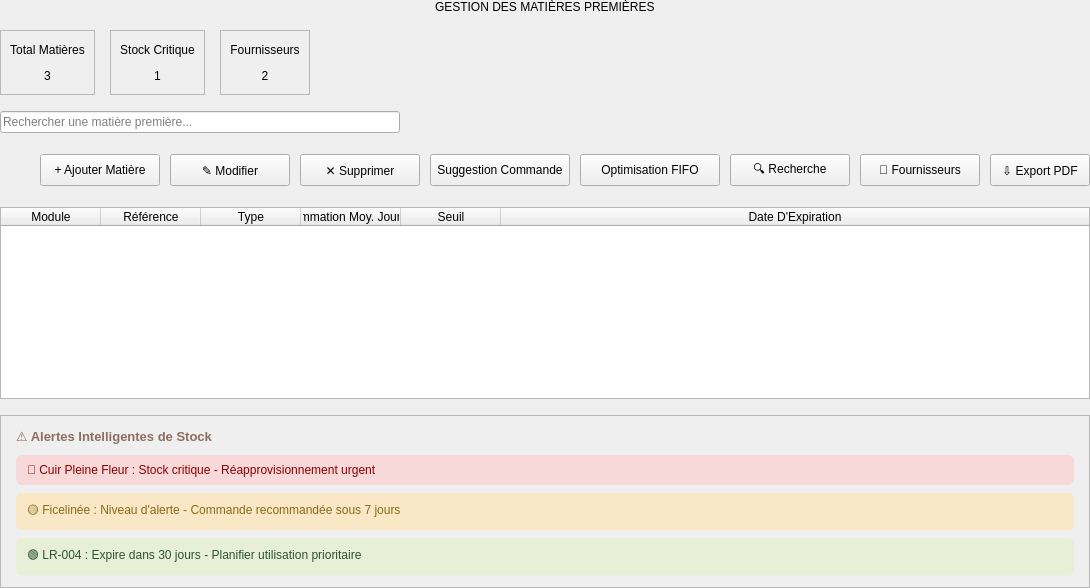
            <widget class="QWidget" name="rawMaterialsPage">
             <layout class="QVBoxLayout" name="verticalLayout_9">
              <property name="spacing">
               <number>16</number>
              </property>
              <property name="leftMargin">
               <number>0</number>
              </property>
              <property name="topMargin">
               <number>0</number>
              </property>
              <property name="rightMargin">
               <number>0</number>
              </property>
              <property name="bottomMargin">
               <number>0</number>
              </property>
              <item alignment="Qt::AlignmentFlag::AlignHCenter">
               <widget class="QLabel" name="matiereTitle">
                <property name="text">
                 <string>GESTION DES MATIÈRES PREMIÈRES</string>
                </property>
               </widget>
              </item>
              <item>
               <widget class="QWidget" name="statsContainerMatiere" native="true">
                <property name="minimumSize">
                 <size>
                  <width>0</width>
                  <height>65</height>
                 </size>
                </property>
                <property name="maximumSize">
                 <size>
                  <width>16777215</width>
                  <height>65</height>
                 </size>
                </property>
                <layout class="QHBoxLayout" name="horizontalLayout_8">
                 <property name="spacing">
                  <number>15</number>
                 </property>
                 <property name="leftMargin">
                  <number>0</number>
                 </property>
                 <property name="topMargin">
                  <number>0</number>
                 </property>
                 <property name="rightMargin">
                  <number>0</number>
                 </property>
                 <property name="bottomMargin">
                  <number>0</number>
                 </property>
                 <item>
                  <widget class="QFrame" name="statsCardMatiere1">
                   <property name="frameShape">
                    <enum>QFrame::Shape::StyledPanel</enum>
                   </property>
                   <layout class="QVBoxLayout" name="verticalLayout_10">
                    <item>
                     <widget class="QLabel" name="statsLabelMatiere1">
                      <property name="text">
                       <string>Total Matières</string>
                      </property>
                      <property name="alignment">
                       <set>Qt::AlignmentFlag::AlignCenter</set>
                      </property>
                     </widget>
                    </item>
                    <item>
                     <widget class="QLabel" name="statsValueMatiere1">
                      <property name="text">
                       <string>3</string>
                      </property>
                      <property name="alignment">
                       <set>Qt::AlignmentFlag::AlignCenter</set>
                      </property>
                     </widget>
                    </item>
                   </layout>
                  </widget>
                 </item>
                 <item>
                  <widget class="QFrame" name="statsCardMatiere2">
                   <property name="frameShape">
                    <enum>QFrame::Shape::StyledPanel</enum>
                   </property>
                   <layout class="QVBoxLayout" name="verticalLayout_11">
                    <item>
                     <widget class="QLabel" name="statsLabelMatiere2">
                      <property name="text">
                       <string>Stock Critique</string>
                      </property>
                      <property name="alignment">
                       <set>Qt::AlignmentFlag::AlignCenter</set>
                      </property>
                     </widget>
                    </item>
                    <item>
                     <widget class="QLabel" name="statsValueMatiere2">
                      <property name="text">
                       <string>1</string>
                      </property>
                      <property name="alignment">
                       <set>Qt::AlignmentFlag::AlignCenter</set>
                      </property>
                     </widget>
                    </item>
                   </layout>
                  </widget>
                 </item>
                 <item>
                  <widget class="QFrame" name="statsCardMatiere3">
                   <property name="frameShape">
                    <enum>QFrame::Shape::StyledPanel</enum>
                   </property>
                   <layout class="QVBoxLayout" name="verticalLayout_12">
                    <item>
                     <widget class="QLabel" name="statsLabelMatiere3">
                      <property name="text">
                       <string>Fournisseurs</string>
                      </property>
                      <property name="alignment">
                       <set>Qt::AlignmentFlag::AlignCenter</set>
                      </property>
                     </widget>
                    </item>
                    <item>
                     <widget class="QLabel" name="statsValueMatiere3">
                      <property name="text">
                       <string>2</string>
                      </property>
                      <property name="alignment">
                       <set>Qt::AlignmentFlag::AlignCenter</set>
                      </property>
                     </widget>
                    </item>
                   </layout>
                  </widget>
                 </item>
                 <item>
                  <spacer name="horizontalSpacer_6">
                   <property name="orientation">
                    <enum>Qt::Orientation::Horizontal</enum>
                   </property>
                   <property name="sizeHint" stdset="0">
                    <size>
                     <width>40</width>
                     <height>20</height>
                    </size>
                   </property>
                  </spacer>
                 </item>
                </layout>
               </widget>
              </item>
              <item>
               <widget class="QLineEdit" name="searchBoxMatiere">
                <property name="minimumSize">
                 <size>
                  <width>400</width>
                  <height>0</height>
                 </size>
                </property>
                <property name="maximumSize">
                 <size>
                  <width>400</width>
                  <height>16777215</height>
                 </size>
                </property>
                <property name="placeholderText">
                 <string>Rechercher une matière première...</string>
                </property>
               </widget>
              </item>
              <item>
               <widget class="QWidget" name="matiereButtonsWidget" native="true">
                <property name="minimumSize">
                 <size>
                  <width>0</width>
                  <height>42</height>
                 </size>
                </property>
                <property name="maximumSize">
                 <size>
                  <width>16777215</width>
                  <height>42</height>
                 </size>
                </property>
                <layout class="QHBoxLayout" name="horizontalLayout_7">
                 <property name="spacing">
                  <number>10</number>
                 </property>
                 <property name="leftMargin">
                  <number>0</number>
                 </property>
                 <property name="topMargin">
                  <number>0</number>
                 </property>
                 <property name="rightMargin">
                  <number>0</number>
                 </property>
                 <property name="bottomMargin">
                  <number>0</number>
                 </property>
                 <item>
                  <spacer name="horizontalSpacer_5">
                   <property name="orientation">
                    <enum>Qt::Orientation::Horizontal</enum>
                   </property>
                   <property name="sizeHint" stdset="0">
                    <size>
                     <width>40</width>
                     <height>20</height>
                    </size>
                   </property>
                  </spacer>
                 </item>
                 <item>
                  <widget class="QPushButton" name="btnAddMatiere">
                   <property name="minimumSize">
                    <size>
                     <width>120</width>
                     <height>32</height>
                    </size>
                   </property>
                   <property name="text">
                    <string>+ Ajouter Matière</string>
                   </property>
                  </widget>
                 </item>
                 <item>
                  <widget class="QPushButton" name="btnEditMatiere">
                   <property name="minimumSize">
                    <size>
                     <width>120</width>
                     <height>32</height>
                    </size>
                   </property>
                   <property name="text">
                    <string>✎ Modifier</string>
                   </property>
                  </widget>
                 </item>
                 <item>
                  <widget class="QPushButton" name="btnDeleteMatiere">
                   <property name="minimumSize">
                    <size>
                     <width>120</width>
                     <height>32</height>
                    </size>
                   </property>
                   <property name="text">
                    <string>✕ Supprimer</string>
                   </property>
                  </widget>
                 </item>
                 <item>
                  <widget class="QPushButton" name="btnSuggestion">
                   <property name="minimumSize">
                    <size>
                     <width>140</width>
                     <height>32</height>
                    </size>
                   </property>
                   <property name="text">
                    <string>Suggestion Commande</string>
                   </property>
                  </widget>
                 </item>
                 <item>
                  <widget class="QPushButton" name="btnOptimisation">
                   <property name="minimumSize">
                    <size>
                     <width>140</width>
                     <height>32</height>
                    </size>
                   </property>
                   <property name="text">
                    <string>Optimisation FIFO</string>
                   </property>
                  </widget>
                 </item>
                 <item>
                  <widget class="QPushButton" name="btnRecherche">
                   <property name="minimumSize">
                    <size>
                     <width>120</width>
                     <height>32</height>
                    </size>
                   </property>
                   <property name="text">
                    <string>🔍 Recherche</string>
                   </property>
                  </widget>
                 </item>
                 <item>
                  <widget class="QPushButton" name="btnFournisseurs">
                   <property name="minimumSize">
                    <size>
                     <width>120</width>
                     <height>32</height>
                    </size>
                   </property>
                   <property name="text">
                    <string>👥 Fournisseurs</string>
                   </property>
                  </widget>
                 </item>
                 <item>
                  <widget class="QPushButton" name="btnExportMatiere">
                   <property name="minimumSize">
                    <size>
                     <width>100</width>
                     <height>32</height>
                    </size>
                   </property>
                   <property name="text">
                    <string>⇩ Export PDF</string>
                   </property>
                  </widget>
                 </item>
                </layout>
               </widget>
              </item>
              <item>
               <widget class="QTableWidget" name="matiereTable">
                <property name="enabled">
                 <bool>true</bool>
                </property>
                <property name="editTriggers">
                 <set>QAbstractItemView::EditTrigger::NoEditTriggers</set>
                </property>
                <property name="alternatingRowColors">
                 <bool>true</bool>
                </property>
                <property name="selectionBehavior">
                 <enum>QAbstractItemView::SelectionBehavior::SelectRows</enum>
                </property>
                <property name="showGrid">
                 <bool>true</bool>
                </property>
                <property name="sortingEnabled">
                 <bool>true</bool>
                </property>
                <attribute name="horizontalHeaderStretchLastSection">
                 <bool>true</bool>
                </attribute>
                <column>
                 <property name="text">
                  <string>Module</string>
                 </property>
                </column>
                <column>
                 <property name="text">
                  <string>Référence</string>
                 </property>
                </column>
                <column>
                 <property name="text">
                  <string>Type</string>
                 </property>
                </column>
                <column>
                 <property name="text">
                  <string>Consommation Moy. Journalière</string>
                 </property>
                </column>
                <column>
                 <property name="text">
                  <string>Seuil</string>
                 </property>
                </column>
                <column>
                 <property name="text">
                  <string>Date D'Expiration</string>
                 </property>
                </column>
               </widget>
              </item>
              <item>
               <widget class="QFrame" name="alertCardMatiere">
                <property name="frameShape">
                 <enum>QFrame::Shape::StyledPanel</enum>
                </property>
                <layout class="QVBoxLayout" name="verticalLayout_13">
                 <property name="spacing">
                  <number>10</number>
                 </property>
                 <property name="leftMargin">
                  <number>15</number>
                 </property>
                 <property name="topMargin">
                  <number>12</number>
                 </property>
                 <property name="rightMargin">
                  <number>15</number>
                 </property>
                 <property name="bottomMargin">
                  <number>12</number>
                 </property>
                 <item>
                  <widget class="QLabel" name="alertTitleMatiere">
                   <property name="styleSheet">
                    <string notr="true">font-weight: bold; font-size: 13px; color: #8D6E63;</string>
                   </property>
                   <property name="text">
                    <string>⚠ Alertes Intelligentes de Stock</string>
                   </property>
                  </widget>
                 </item>
                 <item>
                  <widget class="QWidget" name="alertsContainer" native="true">
                   <layout class="QVBoxLayout" name="verticalLayout_14">
                    <property name="spacing">
                     <number>8</number>
                    </property>
                    <property name="leftMargin">
                     <number>0</number>
                    </property>
                    <property name="topMargin">
                     <number>0</number>
                    </property>
                    <property name="rightMargin">
                     <number>0</number>
                    </property>
                    <property name="bottomMargin">
                     <number>0</number>
                    </property>
                    <item>
                     <widget class="QLabel" name="alert1">
                      <property name="styleSheet">
                       <string notr="true">background-color: #f7d9d9; padding: 8px; border-radius: 6px; color: #8B0000;</string>
                      </property>
                      <property name="text">
                       <string>🔴 Cuir Pleine Fleur : Stock critique - Réapprovisionnement urgent</string>
                      </property>
                     </widget>
                    </item>
                    <item>
                     <widget class="QLabel" name="alert2">
                      <property name="styleSheet">
                       <string notr="true">background-color: #f9e7c6; padding: 8px; border-radius: 6px; color: #8B6914;</string>
                      </property>
                      <property name="text">
                       <string>🟡 Ficelinée : Niveau d'alerte - Commande recommandée sous 7 jours</string>
                      </property>
                     </widget>
                    </item>
                    <item>
                     <widget class="QLabel" name="alert3">
                      <property name="styleSheet">
                       <string notr="true">background-color: #e7f0d6; padding: 8px; border-radius: 6px; color: #2F5233;</string>
                      </property>
                      <property name="text">
                       <string>🟢 LR-004 : Expire dans 30 jours - Planifier utilisation prioritaire</string>
                      </property>
                     </widget>
                    </item>
                   </layout>
                  </widget>
                 </item>
                </layout>
               </widget>
              </item>
             </layout>
            </widget>
